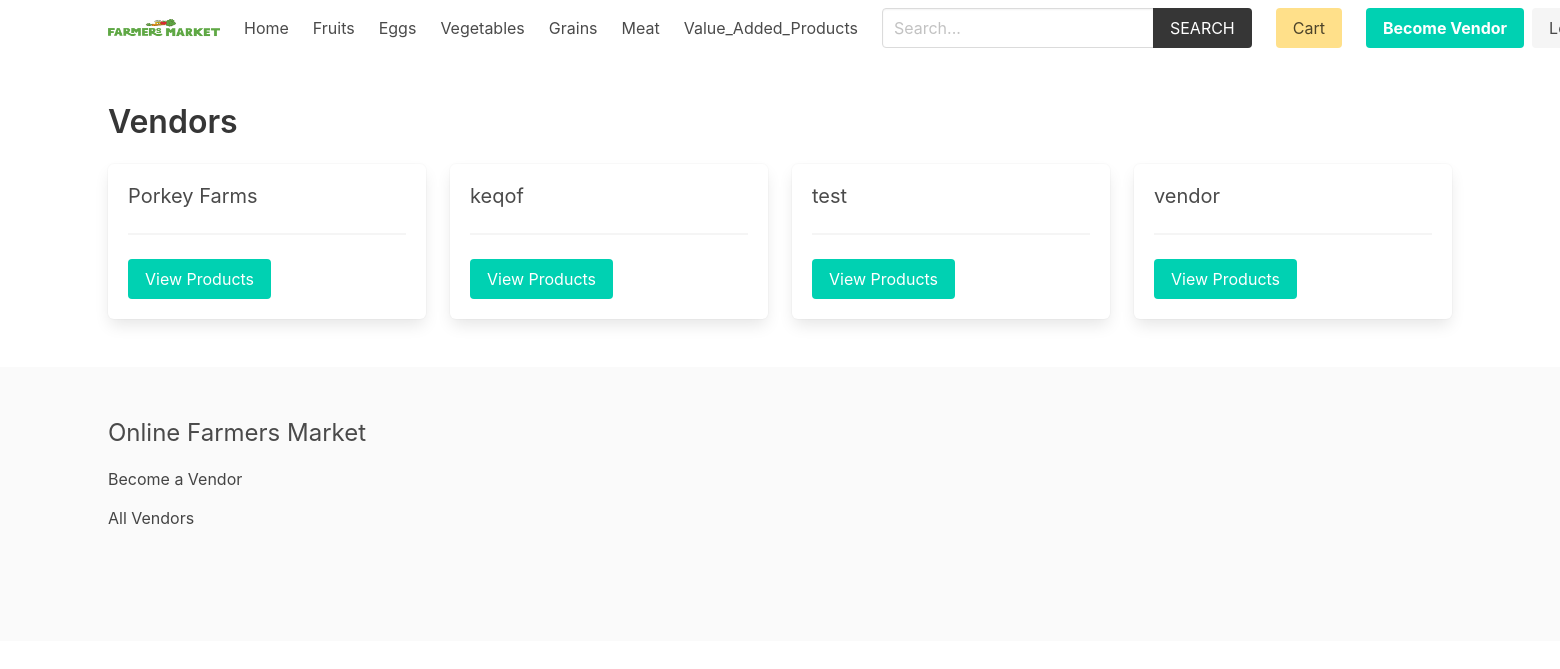
Page /vendor/ on the earlier database version.
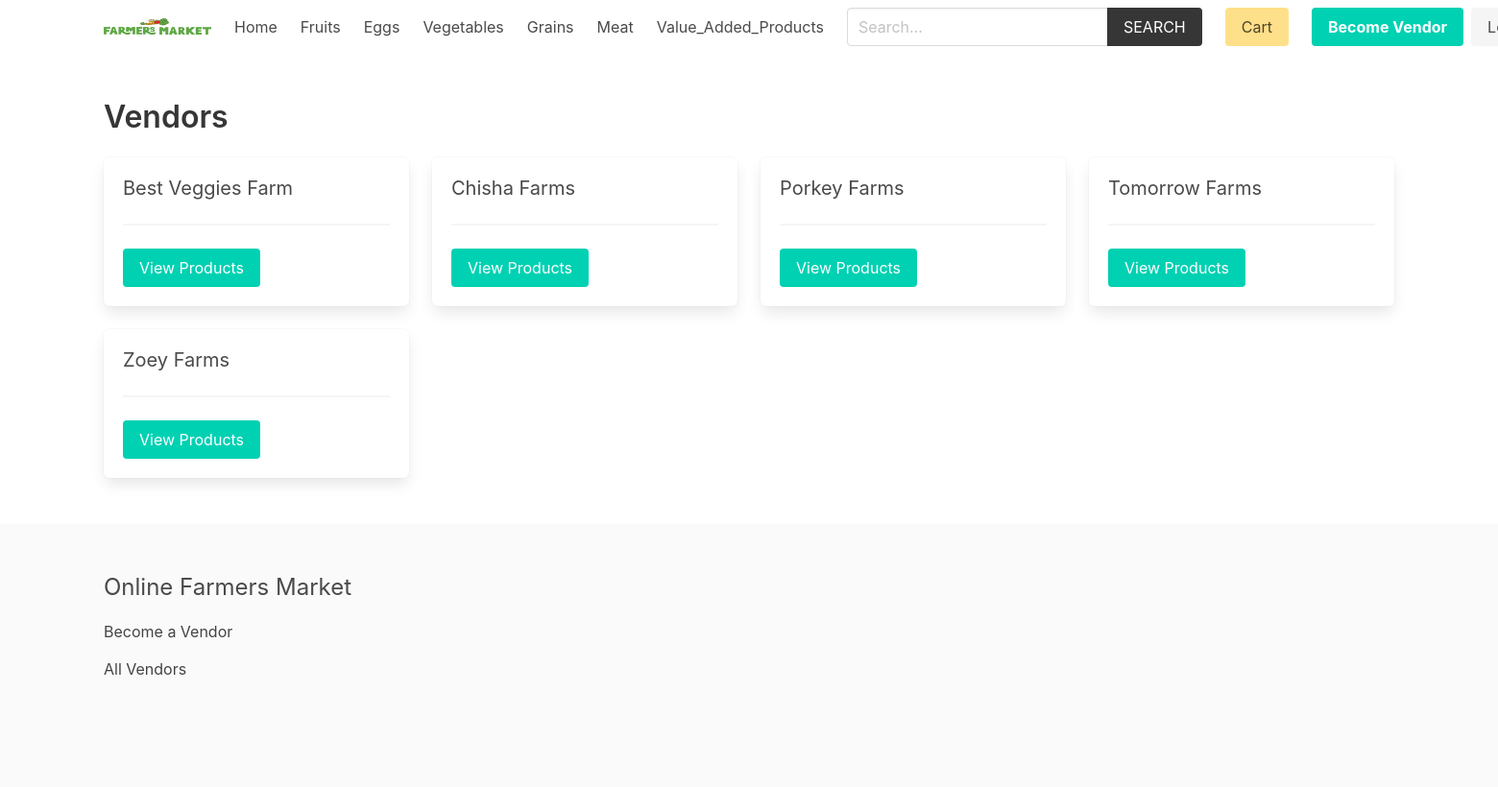
Same page on the later database version.
### product/models.py (models this page shows, shortened)
class Category(models.Model):
    title = models.CharField(max_length=50)
    slug = models.SlugField(max_length=55)
    ordering = models.IntegerField(default=0)
    class Meta:
        ordering = ['ordering']

### vendor/models.py (models this page shows, shortened)
class Vendor(models.Model):
    name = models.CharField(max_length=255)
    created_at = models.DateTimeField(auto_now_add=True)
    created_by = models.OneToOneField(User, related_name='vendor', on_delete=models.CASCADE)
    class Meta:
        ordering = ['name']

### vendor/views.py (the view)
# urls.py: path('', views.vendors, name="vendors"),
def vendors(request):
    vendors = Vendor.objects.all()
    return render(request, 'vendor/vendors.html', {'vendors': vendors})

### cart/cart.py (called while the page is built)
    def __len__(self):
        return sum(item['quantity'] for item in self.cart.values())

### cart/context_processors.py (called while the page is built)
def cart(request):
    return {'cart': Cart(request)}

### product/context_processors.py (called while the page is built)
def menu_categories(request):
    categories = Category.objects.all()
    return {'categories': categories}

### templates/vendor/vendors.html (shortened to what this page needs)
{% extends 'core/base.html' %}
{% block content %}
    <h1 class="title">Vendors</h1>
    <div class="columns is-multiline">
        {% for vendor in vendors %}
            <div class="column is-3">
                <div class="box">
                    <h2 class="subtitle">
                        {{ vendor.name }}
                    </h2>
                    <hr>
                    <a href="{% url 'vendor:vendor' vendor.id %}" class="button is-primary ">View Products</a>
                </div>
            </div>
        {% endfor %}
    </div>
{% endblock content %}

### templates/core/base.html (shortened to what this page needs)
{% load static %}
<!DOCTYPE html>
<html lang="en">
<head>
    <link rel="stylesheet" href="https://cdn.jsdelivr.net/npm/bulma@0.9.2/css/bulma.min.css">
    <link rel="stylesheet" href="{% static 'css/main.css' %}">
</head>
<body>
    <div class="container">
        <nav class="navbar" role="navigation" aria-label="main navigation">
            <div class="navbar-brand">
                <a class="navbar-item" href="{% url 'core:home' %}">
                <img width="112" height=97">
                </a>
            </div>
            <div id="navbarBasicExample" class="navbar-menu">
                <div class="navbar-start">
                <a class="navbar-item" href="{% url 'core:home' %}">
                    Home
                </a>
                {% for category in categories %}
                    <a class="navbar-item" href="{% url 'product:category' category.slug %}">
                        {{category.title}}
                    </a>
                {% endfor %}
                </div>
                <div class="navbar-start">
                    <div class="navbar-item">
                        <form method="get" action="{% url 'product:search' %}">
                            <div class="field has-addons">
                                <div class="control">
                                    <input type="search" name="query" id="" class="input" placeholder="Search...">
                                </div>
                                <div class="control">
                                    <button class="button is-dark is-uppercase">Search</button>
                                </div>
                            </div>
                        </form>
                    </div>
                </div>
                <div class="navbar-end">
                <div class="navbar-item">
                    <a href="{% url 'cart:cart' %}" class="button is-warning">Cart {% if cart %}({{cart|length}}){% endif %}</a>
                </div>
                {% if request.user.is_authenticated %}
                <div class="navbar-item has-dropdown is-hoverable">
                    <a class="navbar-link is-capitalized">
                    {{user.vendor.name}}
                    </a>
                    <div class="navbar-dropdown">
                    <a class="navbar-item" href="{% url 'vendor:vendor-admin' %}">
                        Profile
                    </a>
                    <a class="navbar-item" href="{% url 'vendor:edit-vendor' %}">
                        Update Profile
                    </a>
                    <a class="navbar-item" href="{% url 'vendor:add-product' %}">
                        Add Product
                    </a>
                    <hr class="navbar-divider">
                    <a class="navbar-item" href="{% url 'vendor:logout' %}">
                        Logout
                    </a>
                    </div>
                </div>
                {% else %}
                <div class="navbar-item">
                    <div class="buttons">
                        <a class="button is-primary" href="{% url 'vendor:become-vendor' %}">
                            <strong>Become Vendor</strong>
                        </a>
                        <a class="button is-light" href="{% url 'vendor:login' %}">
                            Log in
                        </a>
                    </div>
                </div>
                {% endif %}
                </div>
            </div>
            </nav>
    </div>
    <section class="section">
        <div class="container">
            {% block content %}{% endblock content %}
        </div>
    </section>
    <footer class="footer">
        <div class="container">
            <h3 class="is-size-4 mb-4">Online Farmers Market</h3>
            {% if request.user.is_authenticated %}
                <a href="{% url 'vendor:vendor-admin' %}">Vendor Admin</a>
            {% else %}
                <a href="{% url 'vendor:become-vendor' %}">Become a Vendor</a>
            {% endif %}
            <br>
            <a href="{% url 'vendor:vendors' %}">All Vendors</a>
        </div>
    </footer>
</body>
</html>

Differences in the rows shown:
removed Vendor: name "test"
changed Vendor: name "vendor" → "Best Veggies Farm"; moves up the list
changed Vendor: name "keqof" → "Chisha Farms"; moves down the list
added Vendor: name "Tomorrow Farms"
added Vendor: name "Zoey Farms"
